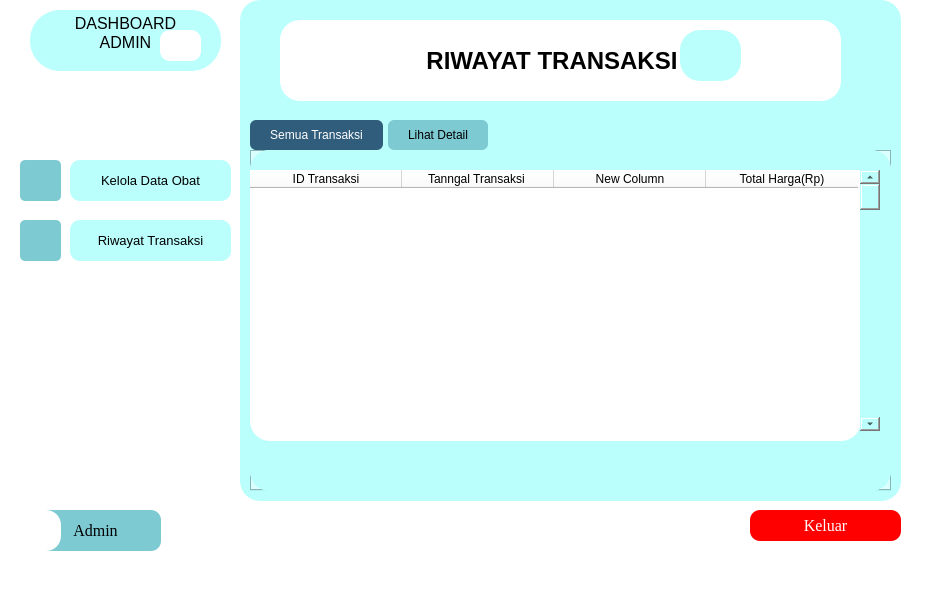
<?xml version="1.0" encoding="UTF-8"?>
<ui version="4.0">
 <class>MainWindow</class>
 <widget class="QMainWindow" name="MainWindow">
  <property name="geometry">
   <rect>
    <x>0</x>
    <y>0</y>
    <width>949</width>
    <height>605</height>
   </rect>
  </property>
  <property name="windowTitle">
   <string>MainWindow</string>
  </property>
  <property name="styleSheet">
   <string notr="true">background-color: rgb(255, 255, 255);</string>
  </property>
  <widget class="QWidget" name="centralwidget">
   <widget class="QLabel" name="label_5">
    <property name="geometry">
     <rect>
      <x>20</x>
      <y>160</y>
      <width>41</width>
      <height>41</height>
     </rect>
    </property>
    <property name="font">
     <font>
      <pointsize>6</pointsize>
     </font>
    </property>
    <property name="styleSheet">
     <string notr="true">image: url(:/logo-admin/admin-alt.png);
background-color: rgb(125, 202, 211);
border-radius: 5px;</string>
    </property>
    <property name="text">
     <string/>
    </property>
   </widget>
   <widget class="QPushButton" name="pushButton">
    <property name="geometry">
     <rect>
      <x>30</x>
      <y>510</y>
      <width>131</width>
      <height>41</height>
     </rect>
    </property>
    <property name="font">
     <font>
      <family>Times New Roman</family>
      <pointsize>12</pointsize>
      <italic>false</italic>
      <bold>false</bold>
     </font>
    </property>
    <property name="styleSheet">
     <string notr="true">background-color: rgb(125, 202, 211);
border-color: 1px rgb(0, 0, 0);
border-radius:10px;</string>
    </property>
    <property name="text">
     <string>Admin</string>
    </property>
   </widget>
   <widget class="QFrame" name="frame">
    <property name="geometry">
     <rect>
      <x>240</x>
      <y>0</y>
      <width>661</width>
      <height>501</height>
     </rect>
    </property>
    <property name="styleSheet">
     <string notr="true">border-radius: 20px;
background-color: rgb(187, 255, 253);</string>
    </property>
    <property name="frameShape">
     <enum>QFrame::StyledPanel</enum>
    </property>
    <property name="frameShadow">
     <enum>QFrame::Raised</enum>
    </property>
    <widget class="QLabel" name="label_2">
     <property name="geometry">
      <rect>
       <x>40</x>
       <y>20</y>
       <width>561</width>
       <height>81</height>
      </rect>
     </property>
     <property name="font">
      <font>
       <pointsize>18</pointsize>
       <bold>true</bold>
      </font>
     </property>
     <property name="styleSheet">
      <string notr="true">background-color: rgb(255, 255, 255);
border radius: 30px;</string>
     </property>
     <property name="text">
      <string>                      RIWAYAT TRANSAKSI</string>
     </property>
    </widget>
    <widget class="QLabel" name="label_3">
     <property name="geometry">
      <rect>
       <x>440</x>
       <y>30</y>
       <width>61</width>
       <height>51</height>
      </rect>
     </property>
     <property name="styleSheet">
      <string notr="true">image: url(:/logo-admin/trading.png);</string>
     </property>
     <property name="text">
      <string/>
     </property>
    </widget>
    <widget class="QTabWidget" name="tabWidget">
     <property name="geometry">
      <rect>
       <x>10</x>
       <y>120</y>
       <width>641</width>
       <height>371</height>
      </rect>
     </property>
     <property name="styleSheet">
      <string notr="true">QTabBar::tab {       
	background-color: rgb(255, 255, 255);
	background-color: rgb(125, 202, 211);
         padding: 8px 20px;
         border-radius: 6px;
         margin-right: 5px;
       }
       QTabBar::tab:selected {
	background-color: rgb(48, 93, 124);
	color: rgb(255, 255, 255);
       }</string>
     </property>
     <property name="currentIndex">
      <number>0</number>
     </property>
     <widget class="QWidget" name="tab_1">
      <attribute name="title">
       <string>Semua Transaksi</string>
      </attribute>
      <widget class="QTableWidget" name="tableWidget">
       <property name="geometry">
        <rect>
         <x>0</x>
         <y>20</y>
         <width>611</width>
         <height>271</height>
        </rect>
       </property>
       <property name="styleSheet">
        <string notr="true">background-color: rgb(255, 255, 255);</string>
       </property>
       <property name="columnCount">
        <number>4</number>
       </property>
       <attribute name="horizontalHeaderCascadingSectionResizes">
        <bool>false</bool>
       </attribute>
       <attribute name="horizontalHeaderDefaultSectionSize">
        <number>152</number>
       </attribute>
       <column>
        <property name="text">
         <string>ID Transaksi</string>
        </property>
       </column>
       <column>
        <property name="text">
         <string>Tanngal Transaksi </string>
        </property>
       </column>
       <column>
        <property name="text">
         <string>New Column</string>
        </property>
       </column>
       <column>
        <property name="text">
         <string>Total Harga(Rp)</string>
        </property>
       </column>
      </widget>
      <widget class="QScrollBar" name="verticalScrollBar">
       <property name="geometry">
        <rect>
         <x>610</x>
         <y>20</y>
         <width>20</width>
         <height>261</height>
        </rect>
       </property>
       <property name="orientation">
        <enum>Qt::Vertical</enum>
       </property>
      </widget>
     </widget>
     <widget class="QWidget" name="tab_2">
      <attribute name="title">
       <string>Lihat Detail</string>
      </attribute>
      <widget class="QTableWidget" name="tableWidget_2">
       <property name="geometry">
        <rect>
         <x>0</x>
         <y>20</y>
         <width>631</width>
         <height>281</height>
        </rect>
       </property>
       <property name="styleSheet">
        <string notr="true">background-color: rgb(255, 255, 255);</string>
       </property>
       <attribute name="horizontalHeaderDefaultSectionSize">
        <number>157</number>
       </attribute>
       <column>
        <property name="text">
         <string>New Column</string>
        </property>
       </column>
       <column>
        <property name="text">
         <string>ID Transaksi</string>
        </property>
       </column>
       <column>
        <property name="text">
         <string>Kasir</string>
        </property>
       </column>
       <column>
        <property name="text">
         <string>Total Harga(Rp)</string>
        </property>
       </column>
      </widget>
      <widget class="QLabel" name="label_8">
       <property name="geometry">
        <rect>
         <x>490</x>
         <y>310</y>
         <width>131</width>
         <height>20</height>
        </rect>
       </property>
       <property name="font">
        <font>
         <family>Times New Roman</family>
         <pointsize>10</pointsize>
        </font>
       </property>
       <property name="text">
        <string>Total Omset  :</string>
       </property>
      </widget>
     </widget>
    </widget>
   </widget>
   <widget class="QLabel" name="label">
    <property name="geometry">
     <rect>
      <x>20</x>
      <y>220</y>
      <width>41</width>
      <height>41</height>
     </rect>
    </property>
    <property name="styleSheet">
     <string notr="true">image: url(:/logo-admin/money-check-edit.png);
background-color: rgb(125, 202, 211);
border-radius: 5px;</string>
    </property>
    <property name="text">
     <string/>
    </property>
   </widget>
   <widget class="QPushButton" name="pushButton_kelolaObat">
    <property name="geometry">
     <rect>
      <x>70</x>
      <y>160</y>
      <width>161</width>
      <height>41</height>
     </rect>
    </property>
    <property name="font">
     <font>
      <pointsize>10</pointsize>
     </font>
    </property>
    <property name="styleSheet">
     <string notr="true">background-color: rgb(187, 255, 253);
border-radius: 10px;
hover-color: rgb(160, 230, 228); 
pressed-color: rgb(120, 200, 198); </string>
    </property>
    <property name="text">
     <string>Kelola Data Obat</string>
    </property>
   </widget>
   <widget class="QLabel" name="label_6">
    <property name="geometry">
     <rect>
      <x>20</x>
      <y>510</y>
      <width>41</width>
      <height>41</height>
     </rect>
    </property>
    <property name="styleSheet">
     <string notr="true">image: url(:/logo-admin/circle-user.png);
border-radius: 15px;</string>
    </property>
    <property name="text">
     <string/>
    </property>
   </widget>
   <widget class="QPushButton" name="pushButton_riwayatTransaksi">
    <property name="geometry">
     <rect>
      <x>70</x>
      <y>220</y>
      <width>161</width>
      <height>41</height>
     </rect>
    </property>
    <property name="font">
     <font>
      <pointsize>10</pointsize>
     </font>
    </property>
    <property name="styleSheet">
     <string notr="true">background-color: rgb(187, 255, 253);
border-radius: 10px;
hover-color: rgb(160, 230, 228); 
pressed-color: rgb(120, 200, 198); </string>
    </property>
    <property name="text">
     <string>Riwayat Transaksi</string>
    </property>
   </widget>
   <widget class="QLabel" name="label_4">
    <property name="geometry">
     <rect>
      <x>160</x>
      <y>30</y>
      <width>41</width>
      <height>31</height>
     </rect>
    </property>
    <property name="styleSheet">
     <string notr="true">image: url(:/Icons/medication.png);
border-radius: 15px;</string>
    </property>
    <property name="text">
     <string/>
    </property>
   </widget>
   <widget class="QTextBrowser" name="textBrowser">
    <property name="geometry">
     <rect>
      <x>30</x>
      <y>10</y>
      <width>191</width>
      <height>61</height>
     </rect>
    </property>
    <property name="styleSheet">
     <string notr="true">background-color: rgb(187, 255, 253);
border-radius: 30px;</string>
    </property>
    <property name="html">
     <string>&lt;!DOCTYPE HTML PUBLIC &quot;-//W3C//DTD HTML 4.0//EN&quot; &quot;http://www.w3.org/TR/REC-html40/strict.dtd&quot;&gt;
&lt;html&gt;&lt;head&gt;&lt;meta name=&quot;qrichtext&quot; content=&quot;1&quot; /&gt;&lt;meta charset=&quot;utf-8&quot; /&gt;&lt;style type=&quot;text/css&quot;&gt;
p, li { white-space: pre-wrap; }
hr { height: 1px; border-width: 0; }
li.unchecked::marker { content: &quot;\2610&quot;; }
li.checked::marker { content: &quot;\2612&quot;; }
&lt;/style&gt;&lt;/head&gt;&lt;body style=&quot; font-family:'Segoe UI'; font-size:9pt; font-weight:400; font-style:normal;&quot;&gt;
&lt;p align=&quot;center&quot; style=&quot; margin-top:0px; margin-bottom:0px; margin-left:0px; margin-right:0px; -qt-block-indent:0; text-indent:0px;&quot;&gt;&lt;span style=&quot; font-size:12pt;&quot;&gt;DASHBOARD&lt;/span&gt;&lt;/p&gt;
&lt;p align=&quot;center&quot; style=&quot; margin-top:0px; margin-bottom:0px; margin-left:0px; margin-right:0px; -qt-block-indent:0; text-indent:0px;&quot;&gt;&lt;span style=&quot; font-size:12pt;&quot;&gt;ADMIN&lt;/span&gt;&lt;/p&gt;&lt;/body&gt;&lt;/html&gt;</string>
    </property>
   </widget>
   <widget class="QPushButton" name="pushButton_keluar">
    <property name="geometry">
     <rect>
      <x>750</x>
      <y>510</y>
      <width>151</width>
      <height>31</height>
     </rect>
    </property>
    <property name="font">
     <font>
      <family>Times New Roman</family>
      <pointsize>12</pointsize>
      <italic>false</italic>
      <bold>false</bold>
     </font>
    </property>
    <property name="styleSheet">
     <string notr="true">background-color: rgb(255, 0, 0);
border-color: 1px rgb(0, 0, 0);
border-radius:10px;
color: rgb(255, 255, 255);</string>
    </property>
    <property name="text">
     <string>Keluar</string>
    </property>
   </widget>
   <widget class="QLabel" name="label_7">
    <property name="geometry">
     <rect>
      <x>160</x>
      <y>30</y>
      <width>41</width>
      <height>31</height>
     </rect>
    </property>
    <property name="styleSheet">
     <string notr="true">image: url(:/logo-admin/medication.png);
border-radius: 10px;</string>
    </property>
    <property name="text">
     <string/>
    </property>
   </widget>
  </widget>
  <widget class="QMenuBar" name="menubar">
   <property name="geometry">
    <rect>
     <x>0</x>
     <y>0</y>
     <width>949</width>
     <height>22</height>
    </rect>
   </property>
  </widget>
  <widget class="QStatusBar" name="statusbar"/>
 </widget>
 <resources>
  <include location="../Downloads/design icons/logo-apotek.qrc"/>
 </resources>
 <connections/>
</ui>
